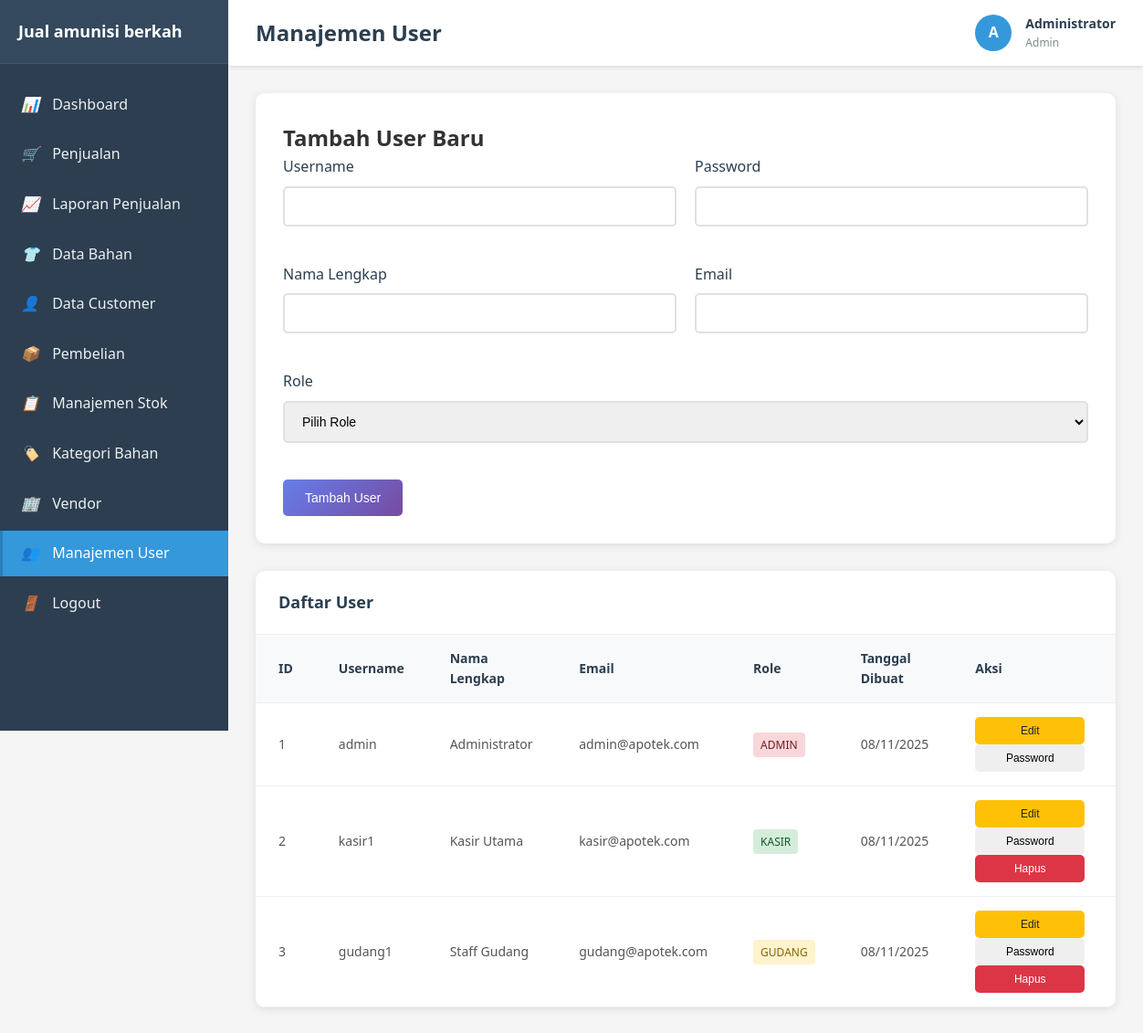
/users.php (signed in), run on the app's committed database.
### tables this page shows
CREATE TABLE users (
    id INT AUTO_INCREMENT PRIMARY KEY,
    username VARCHAR(50) UNIQUE NOT NULL,
    password VARCHAR(255) NOT NULL,
    nama_lengkap VARCHAR(100) NOT NULL,
    email VARCHAR(100),
    role ENUM('admin', 'kasir', 'gudang') NOT NULL,
    created_at TIMESTAMP DEFAULT CURRENT_TIMESTAMP,
    updated_at TIMESTAMP DEFAULT CURRENT_TIMESTAMP ON UPDATE CURRENT_TIMESTAMP
);

### models/User.php (called while the page is built, shortened)
<?php
class User {
    private $conn;
    private $table_name = "users";
    public function __construct($db) {
        $this->conn = $db;
    }
    public function readAll() {
        $query = "SELECT id, username, nama_lengkap, email, role, created_at
                  FROM " . $this->table_name . "
                  ORDER BY nama_lengkap";
        $stmt = $this->conn->prepare($query);
        $stmt->execute();
        return $stmt;
    }
}
?>

### users.php (the view, shortened to what this page needs)
<?php
require_once 'models/User.php';
$database = new Database();
$db = $database->getConnection();
$user = new User($db);
$stmt = $user->readAll();
?>
<!DOCTYPE html>
<html lang="id">
<head>
    <link rel="stylesheet" href="assets/css/style.css">
</head>
<body>
    <div class="main-container">
        <nav class="sidebar">
            <div class="sidebar-header">
                <h2><?php echo APP_NAME; ?></h2>
            </div>
            <ul class="sidebar-nav">
                <li class="nav-item">
                    <a href="dashboard.php" class="nav-link">
                        <i>📊</i> Dashboard
                    </a>
                </li>
                <li class="nav-item">
                    <a href="penjualan.php" class="nav-link">
                        <i>🛒</i> Penjualan
                    </a>
                </li>
                <li class="nav-item">
                    <a href="laporan_penjualan.php" class="nav-link">
                        <i>📈</i> Laporan Penjualan
                    </a>
                </li>
                <li class="nav-item">
                    <a href="bahan.php" class="nav-link">
                        <i>👕</i> Data Bahan
                    </a>
                </li>
                <li class="nav-item">
                    <a href="customer.php" class="nav-link">
                        <i>👤</i> Data Customer
                    </a>
                </li>
                <li class="nav-item">
                    <a href="pembelian.php" class="nav-link">
                        <i>📦</i> Pembelian
                    </a>
                </li>
                <li class="nav-item">
                    <a href="stok.php" class="nav-link">
                        <i>📋</i> Manajemen Stok
                    </a>
                </li>
                <li class="nav-item">
                    <a href="kategori.php" class="nav-link">
                        <i>🏷️</i> Kategori Bahan
                    </a>
                </li>
                <li class="nav-item">
                    <a href="vendor.php" class="nav-link">
                        <i>🏢</i> Vendor
                    </a>
                </li>
                <li class="nav-item">
                    <a href="users.php" class="nav-link active">
                        <i>👥</i> Manajemen User
                    </a>
                </li>
                <li class="nav-item">
                    <a href="logout.php" class="nav-link">
                        <i>🚪</i> Logout
                    </a>
                </li>
            </ul>
        </nav>
        <main class="main-content">
            <header class="top-nav">
                <h1>Manajemen User</h1>
                <div class="user-info">
                    <div class="user-avatar">
                        <?php echo strtoupper(substr($_SESSION['nama_lengkap'], 0, 1)); ?>
                    </div>
                    <div class="user-details">
                        <div class="user-name"><?php echo $_SESSION['nama_lengkap']; ?></div>
                        <div class="user-role"><?php echo ucfirst($_SESSION['user_role']); ?></div>
                    </div>
                </div>
            </header>
            <div class="content">
                <div class="form-container">
                    <h2>Tambah User Baru</h2>
                    <form method="POST">
                        <div class="form-row">
                            <div class="form-group">
                                <label for="username">Username</label>
                                <input type="text" id="username" name="username" required>
                            </div>
                            <div class="form-group">
                                <label for="password">Password</label>
                                <input type="password" id="password" name="password" required>
                            </div>
                        </div>
                        <div class="form-row">
                            <div class="form-group">
                                <label for="nama_lengkap">Nama Lengkap</label>
                                <input type="text" id="nama_lengkap" name="nama_lengkap" required>
                            </div>
                            <div class="form-group">
                                <label for="email">Email</label>
                                <input type="email" id="email" name="email">
                            </div>
                        </div>
                        <div class="form-row">
                            <div class="form-group">
                                <label for="role">Role</label>
                                <select id="role" name="role" required>
                                    <option value="">Pilih Role</option>
                                </select>
                            </div>
                        </div>
                        <button type="submit" class="btn btn-primary">Tambah User</button>
                    </form>
                </div>
                <div class="table-container">
                    <div class="table-header">
                        <h3 class="table-title">Daftar User</h3>
                    </div>
                    <table class="table">
                        <thead>
                            <tr>
                                <th>ID</th>
                                <th>Username</th>
                                <th>Nama Lengkap</th>
                                <th>Email</th>
                                <th>Role</th>
                                <th>Tanggal Dibuat</th>
                                <th>Aksi</th>
                            </tr>
                        </thead>
                        <tbody>
                            <?php while ($row = $stmt->fetch(PDO::FETCH_ASSOC)): ?>
                            <tr>
                                <td><?php echo $row['id']; ?></td>
                                <td><?php echo $row['username']; ?></td>
                                <td><?php echo $row['nama_lengkap']; ?></td>
                                <td><?php echo $row['email'] ?: '-'; ?></td>
                                <td>
                                    <span class="badge <?php
                                        echo $row['role'] === 'admin' ? 'badge-danger' :
                                            ($row['role'] === 'kasir' ? 'badge-success' : 'badge-warning');
                                    ?>">
                                        <?php echo ucfirst($row['role']); ?>
                                    </span>
                                </td>
                                <td><?php echo date('d/m/Y', strtotime($row['created_at'])); ?></td>
                                <td>
                                    <button onclick="editUser(<?php echo htmlspecialchars(json_encode($row)); ?>)"
                                            class="btn btn-warning btn-sm">Edit</button>
                                    <button onclick="changePassword(<?php echo $row['id']; ?>, '<?php echo $row['username']; ?>')"
                                            class="btn btn-info btn-sm">Password</button>
                                    <?php if ($row['id'] != $_SESSION['user_id']): ?>
                                    <button onclick="deleteUser(<?php echo $row['id']; ?>)"
                                            class="btn btn-danger btn-sm">Hapus</button>
                                    <?php endif; ?>
                                </td>
                            </tr>
                            <?php endwhile; ?>
                        </tbody>
                    </table>
                </div>
            </div>
        </main>
    </div>
</body>
</html>

### assets/css/style.css (style rules this page uses)
* { margin: 0; padding: 0; box-sizing: border-box; }
body { font-family: 'Segoe UI', Tahoma, Geneva, Verdana, sans-serif; line-height: 1.6; color: #333; background-color: #f5f5f5; }
.btn { display: inline-block; padding: 12px 24px; border: none; border-radius: 5px; text-decoration: none; text-align: center; cursor: pointer; font-size: 14px; font-weight: 500; transition: all 0.3s ease; min-width: 120px; }
.btn-primary { background: linear-gradient(135deg, #667eea 0%, #764ba2 100%); color: white; }
.btn-danger { background: #dc3545; color: white; }
.btn-warning { background: #ffc107; color: #212529; }
.btn-sm { padding: 8px 16px; font-size: 12px; }
.main-container { display: flex; min-height: 100vh; }
.sidebar { width: 250px; background: #2c3e50; color: white; padding: 0; position: fixed; height: 100vh; overflow-y: auto; transition: transform 0.3s ease; z-index: 1000; }
.sidebar-header { padding: 20px; background: #34495e; border-bottom: 1px solid #3d566e; }
.sidebar-header h2 { font-size: 18px; font-weight: 600; }
.sidebar-nav { padding: 20px 0; }
.nav-item { margin-bottom: 5px; }
.nav-link { display: block; padding: 12px 20px; color: #ecf0f1; text-decoration: none; transition: all 0.3s ease; border-left: 3px solid transparent; }
.nav-link.active { background: #3498db; border-left-color: #2980b9; color: white; }
.nav-link i { margin-right: 10px; width: 20px; text-align: center; }
.main-content { flex: 1; margin-left: 250px; padding: 0; }
.top-nav { background: white; padding: 15px 30px; box-shadow: 0 2px 4px rgba(0,0,0,0.1); display: flex; justify-content: space-between; align-items: center; position: sticky; top: 0; z-index: 999; }
.top-nav h1 { font-size: 24px; color: #2c3e50; margin: 0; }
.user-info { display: flex; align-items: center; gap: 15px; }
.user-avatar { width: 40px; height: 40px; background: #3498db; border-radius: 50%; display: flex; align-items: center; justify-content: center; color: white; font-weight: bold; }
.user-details { display: flex; flex-direction: column; }
.user-name { font-weight: 600; color: #2c3e50; font-size: 14px; }
.user-role { font-size: 12px; color: #7f8c8d; text-transform: capitalize; }
.content { padding: 30px; }
.table-container { background: white; border-radius: 10px; box-shadow: 0 2px 10px rgba(0,0,0,0.1); overflow: hidden; }
.table-header { padding: 20px 25px; border-bottom: 1px solid #ecf0f1; display: flex; justify-content: space-between; align-items: center; }
.table-title { font-size: 18px; font-weight: 600; color: #2c3e50; }
.table { width: 100%; border-collapse: collapse; }
.table th, .table td { padding: 15px 25px; text-align: left; border-bottom: 1px solid #ecf0f1; }
.table th { background: #f8f9fa; font-weight: 600; color: #2c3e50; font-size: 14px; }
.table td { font-size: 14px; color: #555; }
.form-container { background: white; border-radius: 10px; box-shadow: 0 2px 10px rgba(0,0,0,0.1); padding: 30px; margin-bottom: 30px; }
.form-row { display: grid; grid-template-columns: repeat(auto-fit, minmax(250px, 1fr)); gap: 20px; margin-bottom: 20px; }
.form-group { margin-bottom: 20px; }
.form-group label { display: block; margin-bottom: 8px; font-weight: 500; color: #2c3e50; }
.form-group input, .form-group select, .form-group textarea { width: 100%; padding: 12px 15px; border: 2px solid #e1e1e1; border-radius: 5px; font-size: 14px; transition: border-color 0.3s ease; }
.badge { display: inline-block; padding: 4px 8px; font-size: 12px; font-weight: 500; border-radius: 4px; text-transform: uppercase; }
.badge-success { background: #d4edda; color: #155724; }
.badge-warning { background: #fff3cd; color: #856404; }
.badge-danger { background: #f8d7da; color: #721c24; }

### data on the page
users: id "1", username "admin", nama_lengkap "Administrator", email "admin@apotek.com", role "ADMIN", created_at "08/11/2025"
users: id "2", username "kasir1", nama_lengkap "Kasir Utama", email "kasir@apotek.com", role "KASIR", created_at "08/11/2025"
users: id "3", username "gudang1", nama_lengkap "Staff Gudang", email "gudang@apotek.com", role "GUDANG", created_at "08/11/2025"

### other printed values
APP_NAME "Jual amunisi berkah"
substr($_SESSION['nama_lengkap'], 0, 1) "A"
$_SESSION['nama_lengkap'] "Administrator"
$_SESSION['user_role'] "Admin"
